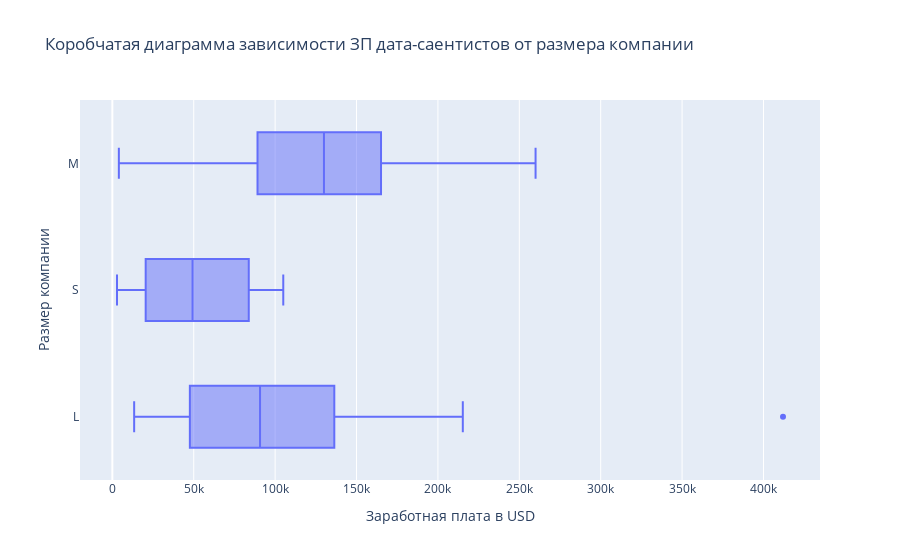

This figure's notebook cell:
### Markdown cell above
Посмотрим, есть ли различие зарплат дата-инженеров и дата-саентистов в зависимости от размера компании.

### Code cell
# ЗП дата-саентистов

fig6 = px.box(
    data_frame=data_scientist_mask,
    x = 'salary_in_usd',
    y = 'company_size',
    title='Коробчатая диаграмма зависимости ЗП дата-саентистов от размера компании',
    labels={'company_size':'Размер компании',
            'salary_in_usd':'Заработная плата в USD'}
)

fig6

### Figure 1 — Plotly figure (JSON) as saved in the notebook; plotly's stock layout.template omitted (floating-point values rounded to 4 significant figures; data arrays with more than 128 entries replaced by an {"elided": "..."} marker saying what was removed)
{"data": [{"alignmentgroup": "True", "hovertemplate": "Заработная плата в USD=%{x}<br>Размер компании=%{y}<extra></extra>", "legendgroup": "", "marker": {"color": "#636efa"}, "name": "", "notched": false, "offsetgroup": "", "orientation": "h", "showlegend": false, "type": "box", "x": {"elided": "143 int values"}, "x0": " ", "xaxis": "x", "y": {"elided": "143 str values"}, "y0": " ", "yaxis": "y"}], "layout": {"boxmode": "group", "legend": {"tracegroupgap": 0}, "title": {"text": "Коробчатая диаграмма зависимости ЗП дата-саентистов от размера компании"}, "xaxis": {"anchor": "y", "domain": [0, 1], "title": {"text": "Заработная плата в USD"}}, "yaxis": {"anchor": "x", "domain": [0, 1], "title": {"text": "Размер компании"}}}}
